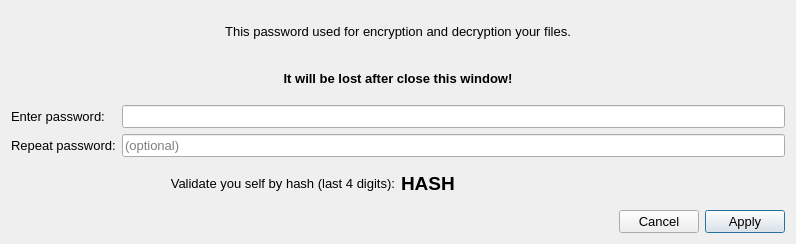
<?xml version="1.0" encoding="UTF-8"?>
<ui version="4.0">
 <class>EnterKey</class>
 <widget class="QDialog" name="EnterKey">
  <property name="geometry">
   <rect>
    <x>0</x>
    <y>0</y>
    <width>796</width>
    <height>244</height>
   </rect>
  </property>
  <property name="font">
   <font>
    <pointsize>10</pointsize>
   </font>
  </property>
  <property name="windowTitle">
   <string>Enter Key</string>
  </property>
  <property name="locale">
   <locale language="English" country="UnitedStates"/>
  </property>
  <layout class="QVBoxLayout" name="verticalLayout_2">
   <item>
    <widget class="QLabel" name="label_2">
     <property name="text">
      <string>This password used for encryption and decryption your files.</string>
     </property>
     <property name="alignment">
      <set>Qt::AlignCenter</set>
     </property>
    </widget>
   </item>
   <item>
    <widget class="QLabel" name="label">
     <property name="font">
      <font>
       <pointsize>10</pointsize>
       <weight>75</weight>
       <bold>true</bold>
      </font>
     </property>
     <property name="text">
      <string>It will be lost after close this window!</string>
     </property>
     <property name="alignment">
      <set>Qt::AlignCenter</set>
     </property>
    </widget>
   </item>
   <item>
    <layout class="QGridLayout" name="gridLayout">
     <item row="0" column="3">
      <widget class="QLineEdit" name="keyField"/>
     </item>
     <item row="1" column="1">
      <widget class="QLabel" name="label_3">
       <property name="text">
        <string>Repeat password:</string>
       </property>
      </widget>
     </item>
     <item row="1" column="3">
      <widget class="QLineEdit" name="keyRepeat">
       <property name="placeholderText">
        <string>(optional)</string>
       </property>
      </widget>
     </item>
     <item row="0" column="1">
      <widget class="QLabel" name="label_4">
       <property name="font">
        <font>
         <pointsize>10</pointsize>
        </font>
       </property>
       <property name="locale">
        <locale language="English" country="UnitedStates"/>
       </property>
       <property name="text">
        <string>Enter password:  </string>
       </property>
      </widget>
     </item>
    </layout>
   </item>
   <item>
    <layout class="QHBoxLayout" name="horizontalLayout">
     <item>
      <widget class="QLabel" name="label_5">
       <property name="text">
        <string>Validate you self by hash (last 4 digits):</string>
       </property>
       <property name="alignment">
        <set>Qt::AlignRight|Qt::AlignTrailing|Qt::AlignVCenter</set>
       </property>
       <property name="margin">
        <number>12</number>
       </property>
      </widget>
     </item>
     <item>
      <widget class="QLabel" name="hash_field">
       <property name="font">
        <font>
         <pointsize>14</pointsize>
         <weight>75</weight>
         <bold>true</bold>
         <underline>false</underline>
         <strikeout>false</strikeout>
        </font>
       </property>
       <property name="text">
        <string>HASH</string>
       </property>
       <property name="margin">
        <number>0</number>
       </property>
      </widget>
     </item>
    </layout>
   </item>
   <item>
    <layout class="QGridLayout" name="gridLayout_2">
     <item row="0" column="2">
      <widget class="QPushButton" name="pushButton_apply">
       <property name="font">
        <font>
         <pointsize>10</pointsize>
        </font>
       </property>
       <property name="locale">
        <locale language="English" country="UnitedStates"/>
       </property>
       <property name="text">
        <string>Apply</string>
       </property>
      </widget>
     </item>
     <item row="0" column="1">
      <widget class="QPushButton" name="pushButton_cancel">
       <property name="font">
        <font>
         <pointsize>10</pointsize>
        </font>
       </property>
       <property name="locale">
        <locale language="English" country="UnitedStates"/>
       </property>
       <property name="text">
        <string>Cancel</string>
       </property>
      </widget>
     </item>
     <item row="0" column="0">
      <spacer name="horizontalSpacer_2">
       <property name="orientation">
        <enum>Qt::Horizontal</enum>
       </property>
       <property name="sizeHint" stdset="0">
        <size>
         <width>40</width>
         <height>20</height>
        </size>
       </property>
      </spacer>
     </item>
    </layout>
   </item>
  </layout>
 </widget>
 <resources/>
 <connections/>
</ui>
